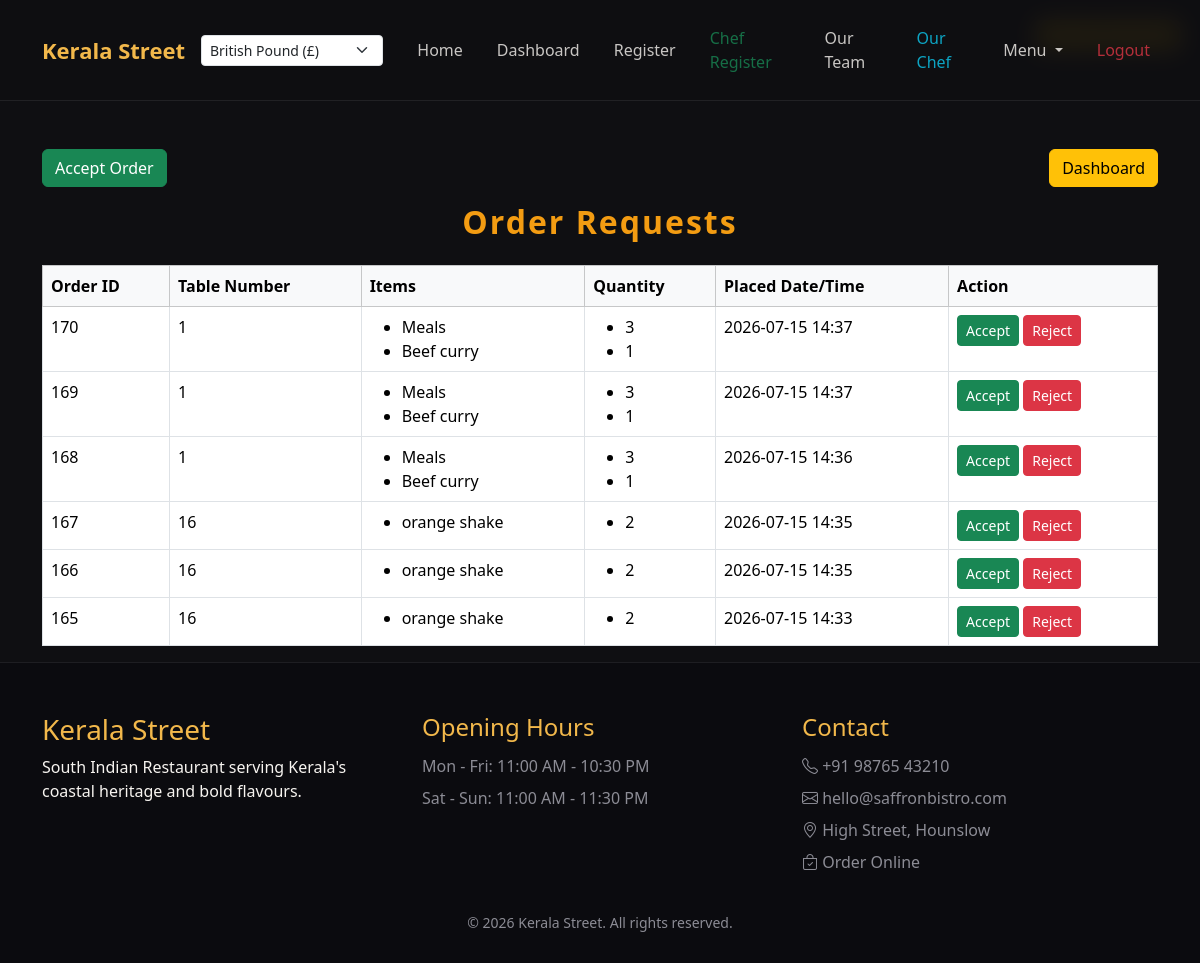
The app's page /cheforder_request/ (signed in), older data.
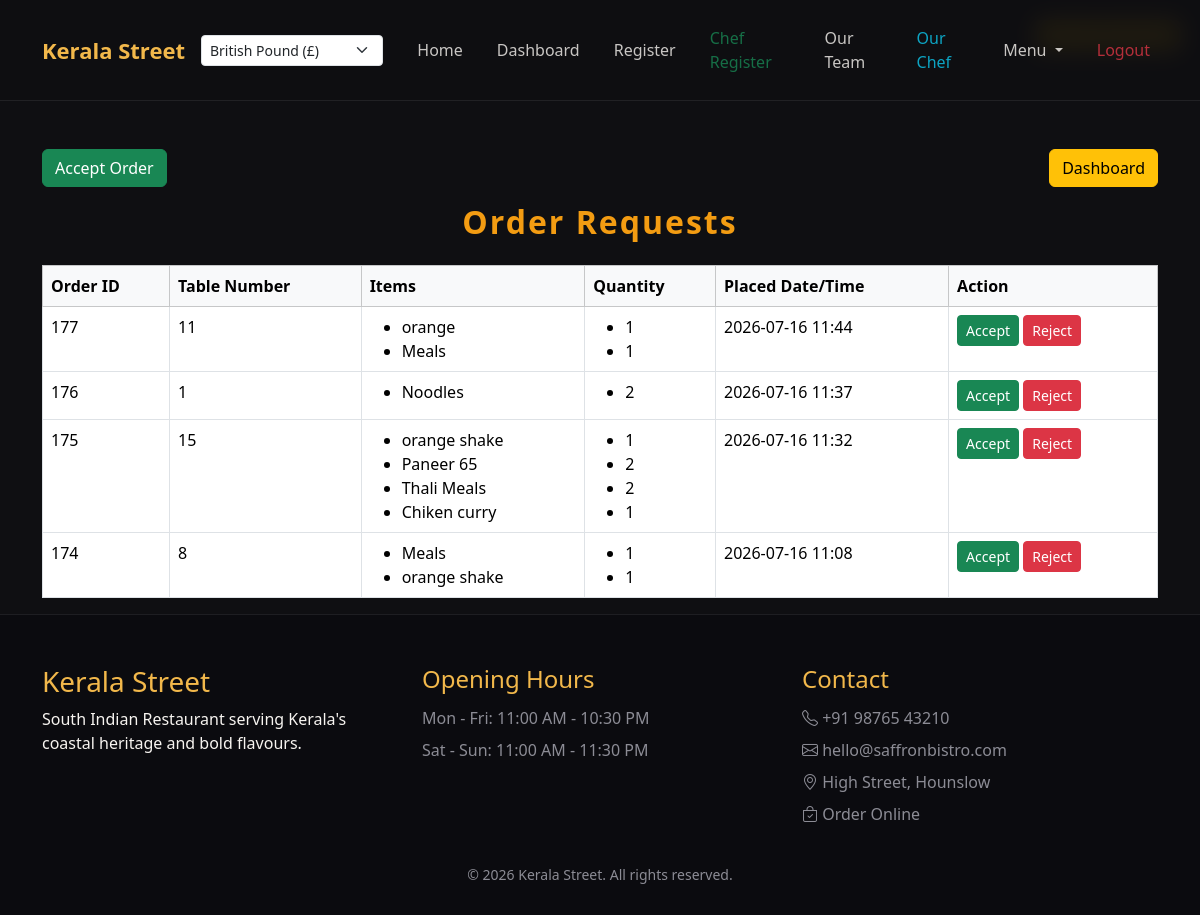
The same page, newer data.
### team_app/models.py (models this page shows)
class Order(models.Model):
    table_number = models.CharField(max_length=10)
    created_at = models.DateTimeField(auto_now_add=True)
    status = models.CharField(max_length=20, default='Pending')
    subtotal = models.FloatField(blank=True, null=True)
    gst = models.FloatField(blank=True, null=True)
    total = models.FloatField(blank=True, null=True)

class OrderItem(models.Model):
    order = models.ForeignKey(Order, related_name='items', on_delete=models.CASCADE)
    name = models.CharField(max_length=100)
    qty = models.PositiveIntegerField()
    price = models.FloatField()
    total = models.FloatField()

### Chef_app/views.py (the view)
# urls.py: path('cheforder_request/', views.cheforder_request, name='cheforder_request'),
def cheforder_request(request):
    orders = Order.objects.filter(status='Pending').order_by('-created_at')
    for order in orders:
        user = userdetails.objects.filter(name=order.table_number).first()
        order.userdetails = user
    return render(request, 'cheforder_request.html', {'orders': orders})

### templates/cheforder_request.html
{% load static %}
{% include 'header.html' %}
<div class="container mt-5">
	<div class="row mb-3">
		<div class="col-6 d-flex justify-content-start">
			<a href="{% url 'cheforder_accept' 0 %}" class="btn btn-success">Accept Order</a>
		</div>
		<div class="col-6 d-flex justify-content-end">
			<a href="{% url 'chef_dashboard' %}" class="btn btn-warning">Dashboard</a>
		</div>
	</div>
	<h2 class="mb-4 text-center" style="font-weight:700; letter-spacing:2px; color:#f39c12;">Order Requests</h2>
	<table class="table table-bordered table-hover">
		<thead class="table-light">
			<tr>
				<th>Order ID</th>
				<th>Table Number</th>
				<th>Items</th>
				<th>Quantity</th>
				<th>Placed Date/Time</th>
				<th>Action</th>
			</tr>
		</thead>
		<tbody>
			{% for order in orders %}
			<tr>
				<td>{{ order.id }}</td>
				<td>{{ order.table_number }}</td>
				<td>
					<ul class="mb-0">
						{% for item in order.items.all %}
						<li>{{ item.name }}</li>
						{% endfor %}
					</ul>
				</td>
				<td>
					<ul class="mb-0">
						{% for item in order.items.all %}
						<li>{{ item.qty }}</li>
						{% endfor %}
					</ul>
				</td>
				<td>{{ order.created_at|date:'Y-m-d H:i' }}</td>
				<td>
					<a href="{% url 'cheforder_accept' order.id %}" class="btn btn-success btn-sm">Accept</a>
					<a href="{% url 'cheforder_delete' order.id %}" class="btn btn-danger btn-sm">Reject</a>
				</td>
			</tr>
			{% empty %}
			<tr><td colspan="6" class="text-center">No order requests found.</td></tr>
			{% endfor %}
		</tbody>
	</table>
	<div class="position-absolute" style="top: 20px; right: 20px;">
		<a href="{% url 'cheforder_accept' 0 %}" class="btn btn-warning btn-sm">Go to Order Accept</a>
	</div>
</div>
{% include 'footer.html' %}

Row changes from the older to the newer data that the page shows:
removed Order: id "170", table_number "1", created_at "2026-07-15 14:37"
removed OrderItem: name "Meals", qty "3"
removed OrderItem: name "Beef curry", qty "1"
removed Order: id "169", table_number "1", created_at "2026-07-15 14:37"
removed OrderItem: name "Meals", qty "3"
removed OrderItem: name "Beef curry", qty "1"
removed Order: id "168", table_number "1", created_at "2026-07-15 14:36"
removed OrderItem: name "Meals", qty "3"
removed OrderItem: name "Beef curry", qty "1"
removed Order: id "167", table_number "16", created_at "2026-07-15 14:35"
removed OrderItem: name "orange shake", qty "2"
removed Order: id "166", table_number "16", created_at "2026-07-15 14:35"
removed OrderItem: name "orange shake", qty "2"
removed Order: id "165", table_number "16", created_at "2026-07-15 14:33"
removed OrderItem: name "orange shake", qty "2"
added Order: id "177", table_number "11", created_at "2026-07-16 11:44"
added OrderItem: name "orange", qty "1"
added OrderItem: name "Meals", qty "1"
added Order: id "176", table_number "1", created_at "2026-07-16 11:37"
added OrderItem: name "Noodles", qty "2"
added Order: id "175", table_number "15", created_at "2026-07-16 11:32"
added OrderItem: name "orange shake", qty "1"
added OrderItem: name "Paneer 65", qty "2"
added OrderItem: name "Thali Meals", qty "2"
added OrderItem: name "Chiken curry", qty "1"
added Order: id "174", table_number "8", created_at "2026-07-16 11:08"
added OrderItem: name "Meals", qty "1"
added OrderItem: name "orange shake", qty "1"
